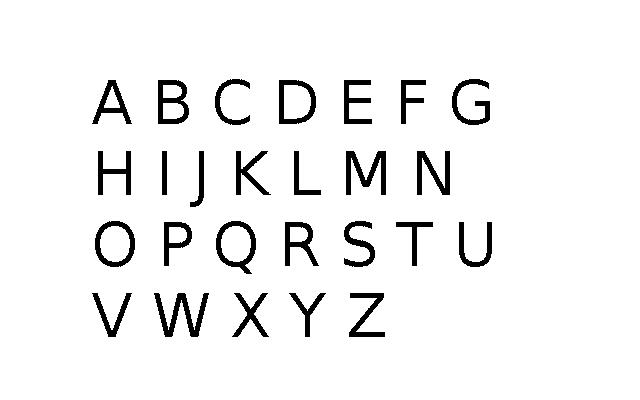
//> input picture sampleUppercase.pbm, 640 x 400 px
$ ./main sampleText.pbm sampleUppercase.pbm   (built with g++ and OpenCV 4)
//> lines starting //> are read from the running program, lines starting //| are printed output that depends on the picture; after the words box and inside, x2 and y2 are one past the last pixel; in counts of white or black regions, pixels touching at a corner belong together; pictures that were not available may be replaced by others from this repository, and a replacement may not be noted
### basicOCR.h
/*
 *  preprocessing.h
 *
 *
 *  Created by damiles on 18/11/08.
 *  Copyright 2008 __MyCompanyName__. All rights reserved.
 *
 */
#ifdef _CH_
#pragma package <opencv>
#endif

#ifndef _EiC
#include <cv.h>
#include <highgui.h>
#include <ml.h>
#include <stdio.h>
#include <ctype.h>
#endif

class basicOCR{
	public:
		float classify(IplImage* img,int showResult);
		basicOCR ();
		void test();
	private:
		char file_path[255];
		int train_samples;
		int classes;
		CvMat* trainData;
		CvMat* trainClasses;
		int size;
		static const int K=10;
		CvKNearest *knn;
		void getData();
		void train();
};

### preprocessing.h
/*
 *  preprocessing.h
 *
 *
 *  Created by damiles on 18/11/08.
 *  Copyright 2008 __MyCompanyName__. All rights reserved.
 *
 */
#ifdef _CH_
#pragma package <opencv>
#endif

#ifndef _EiC
#include <cv.h>
#include <highgui.h>
#include <stdio.h>
#include <ctype.h>
#endif

IplImage preprocessing(IplImage* imgSrc,int new_width, int new_height);

### OCR.h
/*
 *  preprocessing.h
 *
 *
 *  Created by damiles on 18/11/08.
 *  Modified by Vikram renamed to OCR.h
 *  Added new methods.
 */

#ifndef OCR_H_INCLUDED
#define OCR_H_INCLUDED

#ifdef _CH_
#pragma package <opencv>
#endif

#ifndef _EiC
#include <cv.h>
#include <highgui.h>
#include <ml.h>
#include <stdio.h>
#include <ctype.h>
#include <iostream>
#include <fstream>

#include "opencv2/imgproc/imgproc.hpp"

#endif
using namespace std;

class OCR{
	public:
		float classify(IplImage* img,int showResult);
		OCR (char* path, int classes, int samples);
		//void test();
	private:
        char file_path[255];
		int train_samples;
		int classes;
		CvMat* trainData;
		CvMat* trainClasses;
		int size;
		static const int K=1;
		CvKNearest *knn;
		void getData();
		void train();
		IplImage preprocessing(IplImage* imgSrc,int new_width, int new_height, int showResult = 0);
		CvRect findBB(IplImage* imgSrc);
		void findY(IplImage* imgSrc,int* min, int* max);
		void findX(IplImage* imgSrc,int* min, int* max);
		void test();
		void print(IplImage prs_image);
		void process(IplImage* imgSrc, int new_width, int new_height, int printResult, CvRect bb);
		void preprocessPara(IplImage* src, int new_width, int new_height, int printResult);
};
#endif //OCR_H_INCLUDED

### OCR.cpp
/*
 *  basicOCR.c
 *
 *
 *  Created by damiles on 18/11/08.
 *  Modified by Vikram renamed to OCR.cpp
 *
 */

#include  <vector>
#include "OCR.h"

/// <summary>
///     Reads the sample images and associated charaters into trainClasses and trainData respectively.
/// </summary>
/// <returns> Nothing. </returns>
void OCR::getData()
{
	IplImage* src_image;
	IplImage prs_image;
	CvMat row,data;
	char file[255];
	char dataFile[255];
	std::ifstream labelStream;
	std::ostringstream outStringStream;
	char ch;
	int i,j;

	for(i = 0; i < classes; i++)
	{ //26
	    //Read the corresponding character for current sample being processed into ch.
	    sprintf(dataFile,"%s%d/data.txt",file_path, i);
	    labelStream.open(dataFile);
	    labelStream >> ch;
	    labelStream.close();
		for( j = 0; j< train_samples; j++)
		{ //3
			//Load file
			//get the path of image for training into file.
			if(j<10)
				sprintf(file,"%s%d/%d0%d.pbm",file_path, i, i, j);
			else
				sprintf(file,"%s%d/%d%d.pbm",file_path, i, i, j);

			src_image = cvLoadImage(file,0);
			if(!src_image)
			{
				printf("Error: Cant load image %s\n", file);
				//exit(-1);
			}

			//process file
			prs_image = preprocessing(src_image, size, size);
			//Set class label
			cvGetRow(trainClasses, &row, i*train_samples + j);
			cvSet(&row, cvRealScalar(ch));
			//Set data
			cvGetRow(trainData, &row, i*train_samples + j);
			IplImage* img = cvCreateImage( cvSize( size, size ), IPL_DEPTH_32F, 1 );
			//convert 8 bits image to 32 float image
			cvConvertScale(&prs_image, img, 0.0039215, 0);
			cvGetSubRect(img, &data, cvRect(0,0, size,size));

			CvMat row_header, *row1;
			//convert data matrix sizexsize to vecor
			row1 = cvReshape( &data, &row_header, 0, 1 );
			cvCopy(row1, &row, NULL);
		}
	}
}

/// <summary>
///     Trains using trainData and trainClasses using k-nearest algorithm and result is saved in knn.
/// <summary>
/// <returns> Nothing. </returns>
// [63 lines left out: functions train, classify, print, not called in this run]

/// <summary>
///     Creates new instance of the OCR class. Trains the k-nearest algorithm with given data.
/// </summary>
/// <params name="path">
///     Relative or absolute path of the directory under which training samples are located.
/// </params>
/// <params name="classes">
///     Number of possible classes into which data can be classified into.
/// </params>
/// <params name="samples">
///     Total number of samples for each class type.
/// </params>
OCR::OCR(char* path, int classe, int samples)
{
	sprintf(file_path, "%s", path);
	//file_path = path;
	train_samples = samples;
	classes = classe;
	size = 80;
	trainData = cvCreateMat(train_samples*classes, size*size, CV_32FC1);
	trainClasses = cvCreateMat(train_samples*classes, 1, CV_32FC1);

	//Get data (get images and process it)
	getData();

	//train
	train();

	printf(" ---------------------------------------------------------------\n");
	printf("|\tClass\t|\tPrecision\t|\tAccuracy\t|\n");
	printf(" ---------------------------------------------------------------\n");
}

/*****************************************************************
*
* Find the min box. The min box respect original aspect ratio image
* The image is a binary data and background is white.
*
*******************************************************************/

/// <summary>
///     Finds min and max X of the data present in given image.
/// </summary>
/// <params name="imsSrc">
///     Source image for which min and max X has to be found.
/// </params>
/// <params name="min">
///     Int pointer where the min X has to saved.
/// </params>
/// <params name="max">
///     Int pointer where the max X has to saved.
/// </params>
/// <returns> Nothing. </returns>
void OCR::findX(IplImage* imgSrc,int* min, int* max)
{
	int i;
	int minFound=0;
	CvMat data;
	CvScalar maxVal=cvRealScalar(imgSrc->height * 255);
	CvScalar val=cvRealScalar(0);
	//For each col sum, if sum < width*255 then we find the min
	//then continue to end to search the max, if sum< width*255 then is new max
	for (i=0; i< imgSrc->width; i++)
	{
	    val = cvRealScalar(0);
		cvGetCol(imgSrc, &data, i);
		val= cvSum(&data);
		if(val.val[0] < maxVal.val[0])
		{
			*max= i;
			if(!minFound)
			{
				*min= i;
				minFound= 1;
			}

		}
	}
}

/// <summary>
///     Finds min and max Y of the data present in given image.
/// </summary>
/// <params name="imsSrc">
///     Source image for which min and max Y has to be found.
/// </params>
/// <params name="min">
///     Int pointer where the min Y has to saved.
/// </params>
/// <params name="max">
///     Int pointer where the max Y has to saved.
/// </params>
/// <returns> Nothing. </returns>
void OCR::findY(IplImage* imgSrc,int* min, int* max)
{
	int i;
	int minFound=0;
	CvMat data;
	CvScalar maxVal=cvRealScalar(imgSrc->width * 255);
	CvScalar val=cvRealScalar(0);
	//For each col sum, if sum < width*255 then we find the min
	//then continue to end to search the max, if sum< width*255 then is new max
	for (i=0; i< imgSrc->height; i++)
	{
	    val = cvRealScalar(0);
		cvGetRow(imgSrc, &data, i);
		val= cvSum(&data);
		if(val.val[0] < maxVal.val[0])
		{
			*max=i;
			if(!minFound)
			{
				*min= i;
				minFound= 1;
			}
		}
	}
}

/// <summary>
///     Finds bounding-box of the data present in given image.
/// </summary>
/// <params name="imsSrc">
///     Source image for which bouding box has to be found.
/// </params>
/// <returns> Bounding box as CvRect. </returns>
CvRect OCR::findBB(IplImage* imgSrc)
{
	CvRect aux;
	int xmin, xmax, ymin, ymax;
	xmin=xmax=ymin=ymax=0;

	findX(imgSrc, &xmin, &xmax);
	findY(imgSrc, &ymin, &ymax);
	aux=cvRect(xmin, ymin, xmax-xmin, ymax-ymin);

	return aux;
}

/// <summary>
///     Given image, finds bounding box, resizes it to new_width and new_height, and if printResult is non-zero, prints result.
/// </summary>
/// <params name="imsSrc">
///     Source image which has to be processed.
/// </params>
/// <params name="new_width">
///     Width of the image to be returned.
/// </params>
/// <params name="new_height">
///     Height of the image to be returned.
/// </params>
/// <params name="printResult">
///     Indicates whether result has be printed, if its non-zero result are printed after running k-neares algorithm.
/// </params>
/// <returns> Returns the cropped image from original image measuring bounding box size, resized to new_width and new_height.</returns>
IplImage OCR::preprocessing(IplImage* imgSrc,int new_width, int new_height, int printResult)
{
	IplImage* result;
	IplImage* scaledResult;

	CvMat data;
	CvMat dataA;
	CvRect bb;//bounding box

	//Find bounding box
	bb=findBB(imgSrc);

	//Get bounding box data and no with aspect ratio, the x and y can be corrupted
	cvGetSubRect(imgSrc, &data, cvRect(bb.x, bb.y, bb.width, bb.height));

	//Create image with this data with width and height with aspect ratio 1
	//then we get highest size betwen width and height of our bounding box
	int size=(bb.width>bb.height)?bb.width:bb.height;
	result=cvCreateImage( cvSize( size, size ), 8, 1 );
	cvSet(result,CV_RGB(255,255,255),NULL);
	//Copy de data in center of image
	int x=(int)floor((float)(size-bb.width)/2.0f);
	int y=(int)floor((float)(size-bb.height)/2.0f);

	cvGetSubRect(result, &dataA, cvRect(x,y,bb.width, bb.height));
	cvCopy(&data, &dataA, NULL);

	//Scale result
	scaledResult=cvCreateImage( cvSize( new_width, new_height ), 8, 1 );
	cvResize(result, scaledResult, CV_INTER_NN);

	//Return processed data
	if(printResult == 1)
	{
	   print(*scaledResult, printResult);
	}

	return *scaledResult;
}

/// <summary>
///     Given image with paragraph of characters,
///     finds bounding box, resizes it to new_width and new_height, and if printResult is 1, prints result for each character.
/// </summary>
/// <params name="imsSrc">
///     Source image which has to be processed.
/// </params>
/// <params name="new_width">
///     Width of the image to be used for processing.
/// </params>
/// <params name="new_height">
///     Height of the image to be used for processing.
/// </params>
/// <params name="printResult">
///     Indicates whether result has be printed, if its 1, result are printed after running k-neares algorithm.
/// </params>
/// <params name="resultSize">
///     Number of resulting characters identified, size of the array to which result will be pointing to.
/// </params>
/// <returns> Pointer to array of result. </returns>
// [184 lines left out: functions preprocessPara, process, not called in this run]

### main.cpp
#ifdef _CH_
#pragma package <opencv>
#endif

#ifndef _EiC
#include <cv.h>
#include <iostream>
#include "OCR.h"
#endif

int main( int argc, char** argv )
{
    using std::cout;
    using std::endl;
    if(argc != 3)
    {
        cout <<"Usage <"<< argv[0]<<"> <path to directory containing samples> <test image>" << endl;
    }
    IplImage* imagev = cvLoadImage(argv[2], 0);
//> imagev: 400 rows x 640 cols, CV_8UC1; 94.5% white; 26 black regions, largest, box (x1, y1, x2, y2) and area: (154, 293, 209, 337) 893, (346, 151, 386, 195) 807, (158, 80, 189, 124) 692
	//////////////////
	//My OCR
	//////////////////
	int* size = new int[1];
	OCR ocr(argv[1], 52, 3);
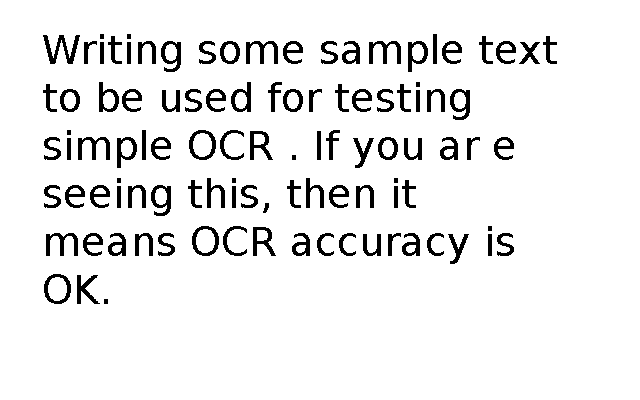
//> input picture sampleText.pbm, 640 x 400 px, given in place of 000.pbm, which was not available
//> in getData, `src_image = cvLoadImage(file,0);`: src_image: 400 rows x 640 cols, CV_8UC1; 92.7% white; 103 black regions, largest, box (x1, y1, x2, y2) and area: (43, 35, 80, 64) 419, (246, 41, 278, 64) 319, (369, 41, 401, 64) 319
//> the loop in findX, `for (i=0; i< imgSrc->width; i++)` made 640 passes
//> after the loop in findX, `for (i=0; i< imgSrc->width; i++)`: data = 400 values from 255 to 255; minFound = 1
//> in findBB, `findX(imgSrc, &xmin, &xmax);`: xmin = 43; xmax = 556
//> the loop in findY, `for (i=0; i< imgSrc->height; i++)` made 400 passes
//> after the loop in findY, `for (i=0; i< imgSrc->height; i++)`: data = 640 values from 255 to 255; minFound = 1
//> in findBB, `findY(imgSrc, &ymin, &ymax);`: ymin = 34; ymax = 303
//> in findBB, `aux=cvRect(xmin, ymin, xmax-xmin, ymax-ymin);`: aux = Rect(43, 34, 513, 269)
//> in preprocessing, `cvGetSubRect(imgSrc, &data, cvRect(bb.x, bb.y, bb.width, bb.height));`:
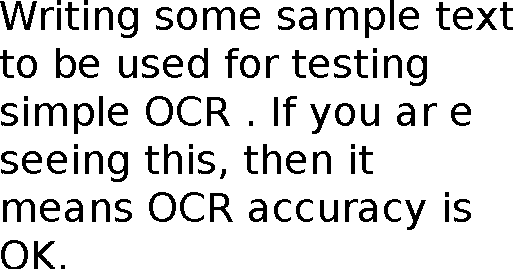
//> data: 269 rows x 513 cols, CV_8UC1; 86.5% white; 103 black regions (1 under 20 px), largest, box (x1, y1, x2, y2) and area: (0, 1, 37, 30) 419, (203, 7, 235, 30) 319, (326, 7, 358, 30) 319
//> in preprocessing, `int size=(bb.width>bb.height)?bb.width:bb.height;`: size = 513
//> in preprocessing, `result=cvCreateImage( cvSize( size, size ), 8, 1 );`: result: 513 rows x 513 cols, CV_8UC1; every value is 0
//> in preprocessing, `cvSet(result,CV_RGB(255,255,255),NULL);`: result: 513 rows x 513 cols, CV_8UC1; every value is 255
//> in preprocessing, `int x=(int)floor((float)(size-bb.width)/2.0f);`: x = 0
//> in preprocessing, `int y=(int)floor((float)(size-bb.height)/2.0f);`: y = 122
//> in preprocessing, `cvGetSubRect(result, &dataA, cvRect(x,y,bb.width, bb.height));`: dataA: 269 rows x 513 cols, CV_8UC1; every value is 255
//> in preprocessing, `cvResize(result, scaledResult, CV_INTER_NN);`:
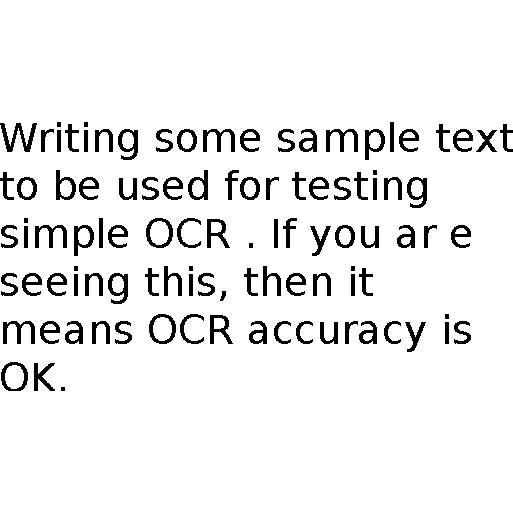
//> result: 513 rows x 513 cols, CV_8UC1; 92.9% white; 103 black regions (1 under 20 px), largest, box (x1, y1, x2, y2) and area: (0, 123, 37, 152) 419, (203, 129, 235, 152) 319, (326, 129, 358, 152) 319
//> in preprocessing, `cvResize(result, scaledResult, CV_INTER_NN);`:
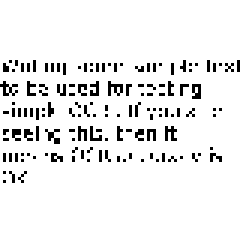
//> scaledResult: 80 rows x 80 cols, CV_8UC1 (shown 3 times larger); 92.8% white; black in thin lines or dots, all inside (x1, y1, x2, y2) = (0, 20, 80, 61)
//> in getData, `row1 = cvReshape( &data, &row_header, 0, 1 );`: row1 = 6400 values, max 1 at index 0, min 0 at index 1603, mean 0.928; row_header has the same summary as row1
//> in getData, `cvCopy(row1, &row, NULL);`: row has the same summary as row1
//> (the run ends here: the program crashes, at `CvScalar maxVal=cvRealScalar(imgSrc->height * 255);`)
